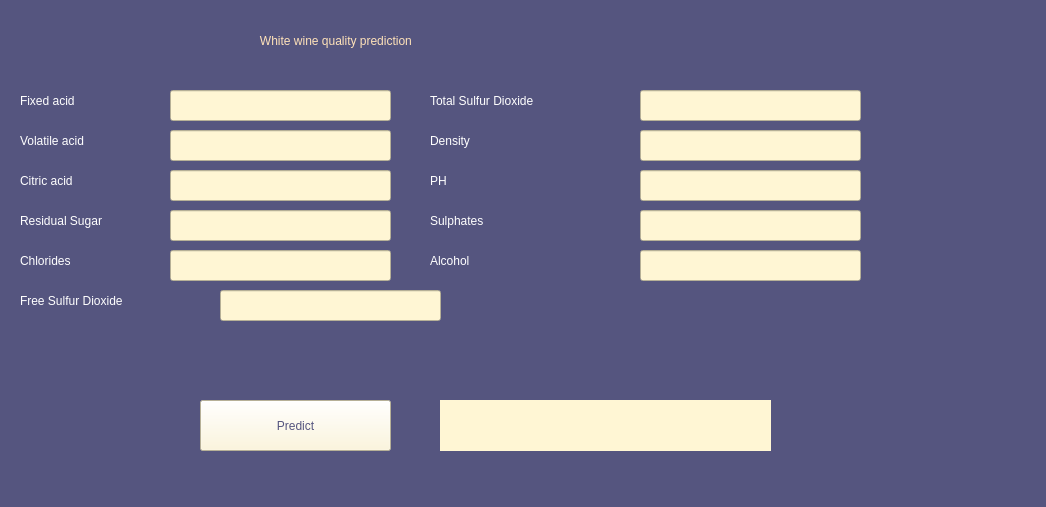
<?xml version="1.0" encoding="UTF-8"?>
<ui version="4.0">
 <class>Form</class>
 <widget class="QWidget" name="Form">
  <property name="geometry">
   <rect>
    <x>0</x>
    <y>0</y>
    <width>1046</width>
    <height>507</height>
   </rect>
  </property>
  <property name="windowTitle">
   <string>Form</string>
  </property>
  <property name="styleSheet">
   <string notr="true">background-color: rgb(85, 85, 127);</string>
  </property>
  <widget class="QLabel" name="label">
   <property name="geometry">
    <rect>
     <x>240</x>
     <y>20</y>
     <width>441</width>
     <height>41</height>
    </rect>
   </property>
   <property name="styleSheet">
    <string notr="true">font: 75 18pt &quot;Calisto MT&quot;;
color: rgb(255, 226, 185);</string>
   </property>
   <property name="text">
    <string>      White wine quality prediction</string>
   </property>
  </widget>
  <widget class="QLabel" name="label_2">
   <property name="geometry">
    <rect>
     <x>20</x>
     <y>90</y>
     <width>111</width>
     <height>21</height>
    </rect>
   </property>
   <property name="styleSheet">
    <string notr="true">

color: rgb(255, 255, 255);
font: 14pt &quot;Calisto MT&quot;;</string>
   </property>
   <property name="text">
    <string>Fixed acid</string>
   </property>
  </widget>
  <widget class="QLabel" name="label_3">
   <property name="geometry">
    <rect>
     <x>20</x>
     <y>130</y>
     <width>111</width>
     <height>21</height>
    </rect>
   </property>
   <property name="styleSheet">
    <string notr="true">

color: rgb(255, 255, 255);
font: 14pt &quot;Calisto MT&quot;;</string>
   </property>
   <property name="text">
    <string>Volatile acid</string>
   </property>
  </widget>
  <widget class="QLabel" name="label_4">
   <property name="geometry">
    <rect>
     <x>20</x>
     <y>170</y>
     <width>111</width>
     <height>21</height>
    </rect>
   </property>
   <property name="styleSheet">
    <string notr="true">
color: rgb(255, 255, 255);
font: 14pt &quot;Calisto MT&quot;;</string>
   </property>
   <property name="text">
    <string>Citric acid</string>
   </property>
  </widget>
  <widget class="QLabel" name="label_5">
   <property name="geometry">
    <rect>
     <x>20</x>
     <y>210</y>
     <width>131</width>
     <height>21</height>
    </rect>
   </property>
   <property name="styleSheet">
    <string notr="true">color: rgb(255, 255, 255);
font: 14pt &quot;Calisto MT&quot;;</string>
   </property>
   <property name="text">
    <string>Residual Sugar</string>
   </property>
  </widget>
  <widget class="QLabel" name="label_6">
   <property name="geometry">
    <rect>
     <x>20</x>
     <y>250</y>
     <width>101</width>
     <height>21</height>
    </rect>
   </property>
   <property name="styleSheet">
    <string notr="true">color: rgb(255, 255, 255);
font: 14pt &quot;Calisto MT&quot;;</string>
   </property>
   <property name="text">
    <string>Chlorides</string>
   </property>
  </widget>
  <widget class="QLabel" name="label_7">
   <property name="geometry">
    <rect>
     <x>20</x>
     <y>290</y>
     <width>171</width>
     <height>21</height>
    </rect>
   </property>
   <property name="styleSheet">
    <string notr="true">color: rgb(255, 255, 255);
font: 14pt &quot;Calisto MT&quot;;</string>
   </property>
   <property name="text">
    <string>Free Sulfur Dioxide</string>
   </property>
  </widget>
  <widget class="QLabel" name="label_8">
   <property name="geometry">
    <rect>
     <x>430</x>
     <y>90</y>
     <width>171</width>
     <height>21</height>
    </rect>
   </property>
   <property name="styleSheet">
    <string notr="true">color: rgb(255, 255, 255);
font: 14pt &quot;Calisto MT&quot;;</string>
   </property>
   <property name="text">
    <string>Total Sulfur Dioxide</string>
   </property>
  </widget>
  <widget class="QLabel" name="label_9">
   <property name="geometry">
    <rect>
     <x>430</x>
     <y>130</y>
     <width>101</width>
     <height>21</height>
    </rect>
   </property>
   <property name="styleSheet">
    <string notr="true">color: rgb(255, 255, 255);
font: 14pt &quot;Calisto MT&quot;;</string>
   </property>
   <property name="text">
    <string>Density</string>
   </property>
  </widget>
  <widget class="QLabel" name="label_10">
   <property name="geometry">
    <rect>
     <x>430</x>
     <y>170</y>
     <width>101</width>
     <height>21</height>
    </rect>
   </property>
   <property name="styleSheet">
    <string notr="true">color: rgb(255, 255, 255);
font: 14pt &quot;Calisto MT&quot;;</string>
   </property>
   <property name="text">
    <string>PH</string>
   </property>
  </widget>
  <widget class="QLabel" name="label_11">
   <property name="geometry">
    <rect>
     <x>430</x>
     <y>210</y>
     <width>101</width>
     <height>21</height>
    </rect>
   </property>
   <property name="styleSheet">
    <string notr="true">color: rgb(255, 255, 255);
font: 14pt &quot;Calisto MT&quot;;</string>
   </property>
   <property name="text">
    <string>Sulphates</string>
   </property>
  </widget>
  <widget class="QLabel" name="label_12">
   <property name="geometry">
    <rect>
     <x>430</x>
     <y>250</y>
     <width>101</width>
     <height>21</height>
    </rect>
   </property>
   <property name="styleSheet">
    <string notr="true">color: rgb(255, 255, 255);
font: 14pt &quot;Calisto MT&quot;;</string>
   </property>
   <property name="text">
    <string>Alcohol</string>
   </property>
  </widget>
  <widget class="QPushButton" name="ResultButton">
   <property name="geometry">
    <rect>
     <x>200</x>
     <y>400</y>
     <width>191</width>
     <height>51</height>
    </rect>
   </property>
   <property name="styleSheet">
    <string notr="true">background-color: rgb(255, 246, 212);
color: rgb(85, 85, 127);
font: 75 14pt &quot;Calisto MT&quot;;</string>
   </property>
   <property name="text">
    <string>Predict</string>
   </property>
  </widget>
  <widget class="QLineEdit" name="Fixedacid">
   <property name="geometry">
    <rect>
     <x>170</x>
     <y>90</y>
     <width>221</width>
     <height>31</height>
    </rect>
   </property>
   <property name="styleSheet">
    <string notr="true">background-color: rgb(255, 246, 212);
font: 75 14pt &quot;Calisto MT&quot;;</string>
   </property>
  </widget>
  <widget class="QLineEdit" name="Volatileacid">
   <property name="geometry">
    <rect>
     <x>170</x>
     <y>130</y>
     <width>221</width>
     <height>31</height>
    </rect>
   </property>
   <property name="styleSheet">
    <string notr="true">background-color: rgb(255, 246, 212);
font: 75 14pt &quot;Calisto MT&quot;;</string>
   </property>
  </widget>
  <widget class="QLineEdit" name="citricacid">
   <property name="geometry">
    <rect>
     <x>170</x>
     <y>170</y>
     <width>221</width>
     <height>31</height>
    </rect>
   </property>
   <property name="styleSheet">
    <string notr="true">background-color: rgb(255, 246, 212);
font: 75 14pt &quot;Calisto MT&quot;;</string>
   </property>
  </widget>
  <widget class="QLineEdit" name="residualsugar">
   <property name="geometry">
    <rect>
     <x>170</x>
     <y>210</y>
     <width>221</width>
     <height>31</height>
    </rect>
   </property>
   <property name="styleSheet">
    <string notr="true">background-color: rgb(255, 246, 212);
font: 75 14pt &quot;Calisto MT&quot;;</string>
   </property>
  </widget>
  <widget class="QLineEdit" name="chlorides">
   <property name="geometry">
    <rect>
     <x>170</x>
     <y>250</y>
     <width>221</width>
     <height>31</height>
    </rect>
   </property>
   <property name="styleSheet">
    <string notr="true">background-color: rgb(255, 246, 212);
font: 75 14pt &quot;Calisto MT&quot;;</string>
   </property>
  </widget>
  <widget class="QLineEdit" name="freesulfur">
   <property name="geometry">
    <rect>
     <x>220</x>
     <y>290</y>
     <width>221</width>
     <height>31</height>
    </rect>
   </property>
   <property name="styleSheet">
    <string notr="true">background-color: rgb(255, 246, 212);
font: 75 14pt &quot;Calisto MT&quot;;</string>
   </property>
  </widget>
  <widget class="QLineEdit" name="totalsulfur">
   <property name="geometry">
    <rect>
     <x>640</x>
     <y>90</y>
     <width>221</width>
     <height>31</height>
    </rect>
   </property>
   <property name="styleSheet">
    <string notr="true">background-color: rgb(255, 246, 212);
font: 75 14pt &quot;Calisto MT&quot;;</string>
   </property>
  </widget>
  <widget class="QLineEdit" name="density">
   <property name="geometry">
    <rect>
     <x>640</x>
     <y>130</y>
     <width>221</width>
     <height>31</height>
    </rect>
   </property>
   <property name="styleSheet">
    <string notr="true">background-color: rgb(255, 246, 212);
font: 75 14pt &quot;Calisto MT&quot;;</string>
   </property>
  </widget>
  <widget class="QLineEdit" name="ph">
   <property name="geometry">
    <rect>
     <x>640</x>
     <y>170</y>
     <width>221</width>
     <height>31</height>
    </rect>
   </property>
   <property name="styleSheet">
    <string notr="true">background-color: rgb(255, 246, 212);
font: 75 14pt &quot;Calisto MT&quot;;</string>
   </property>
  </widget>
  <widget class="QLineEdit" name="sulphates">
   <property name="geometry">
    <rect>
     <x>640</x>
     <y>210</y>
     <width>221</width>
     <height>31</height>
    </rect>
   </property>
   <property name="styleSheet">
    <string notr="true">background-color: rgb(255, 246, 212);
font: 75 14pt &quot;Calisto MT&quot;;</string>
   </property>
  </widget>
  <widget class="QLineEdit" name="alcohol">
   <property name="geometry">
    <rect>
     <x>640</x>
     <y>250</y>
     <width>221</width>
     <height>31</height>
    </rect>
   </property>
   <property name="styleSheet">
    <string notr="true">background-color: rgb(255, 246, 212);
font: 75 14pt &quot;Calisto MT&quot;;</string>
   </property>
  </widget>
  <widget class="QLabel" name="result">
   <property name="geometry">
    <rect>
     <x>440</x>
     <y>400</y>
     <width>331</width>
     <height>51</height>
    </rect>
   </property>
   <property name="styleSheet">
    <string notr="true">background-color: rgb(255, 246, 212);
color: rgb(85, 85, 127);
font: 14pt &quot;Calisto MT&quot;;</string>
   </property>
   <property name="text">
    <string/>
   </property>
  </widget>
 </widget>
 <resources/>
 <connections/>
</ui>
